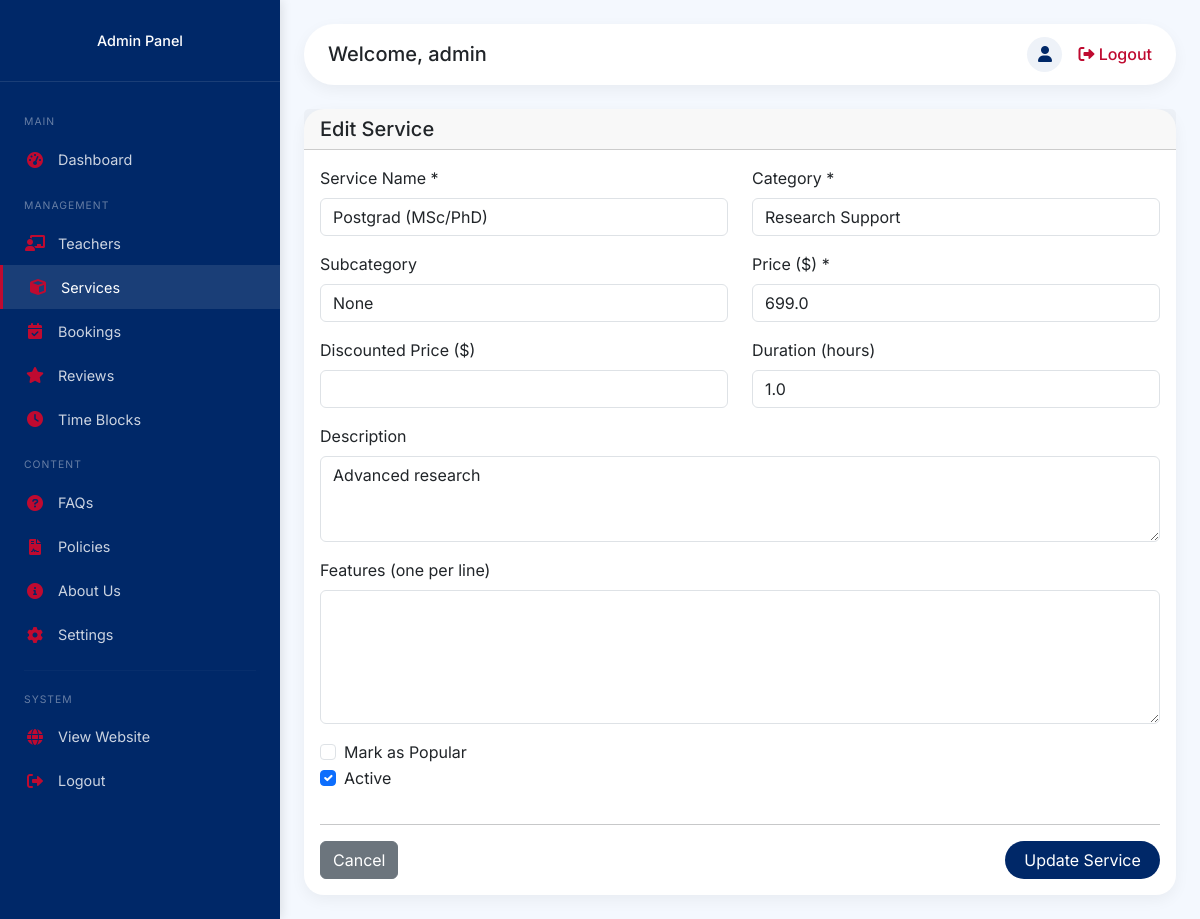
Screenshot of /admin/services/edit/2 (signed in) with the database file from the repository.
### backend/app.py (models this page shows)
class Service(db.Model):
    __tablename__ = 'services'
    id = db.Column(db.Integer, primary_key=True)
    name = db.Column(db.String(200), nullable=False)
    description = db.Column(db.Text)
    category = db.Column(db.String(50), nullable=False)  # data, research, training
    subcategory = db.Column(db.String(50))  # e.g., 'python', 'thesis', 'ai-ml'
    price = db.Column(db.Float, nullable=False)
    discounted_price = db.Column(db.Float, nullable=True)
    duration_hours = db.Column(db.Float, default=1.0)  # Session duration
    features = db.Column(db.Text)  # JSON string of features
    is_popular = db.Column(db.Boolean, default=False)
    is_active = db.Column(db.Boolean, default=True)
    image_url = db.Column(db.String(500))
    rating = db.Column(db.Float, default=0.0)  # Average rating
    reviews_count = db.Column(db.Integer, default=0)  # Number of reviews
    created_at = db.Column(db.DateTime, default=datetime.utcnow)
    service_bookings = db.relationship('Booking', back_populates='service_rel', lazy=True, foreign_keys='Booking.service_id')
    service_reviews = db.relationship('Review', back_populates='service_rel', lazy=True, foreign_keys='Review.service_id')

### backend/app.py (the view, shortened to what this page needs)
@app.route('/admin/services/edit/<int:service_id>', methods=['GET', 'POST'])
@admin_required
def admin_edit_service(service_id):
    service = Service.query.get_or_404(service_id)
    return render_template('admin/service_form.html', service=service)

### backend/app.py (called while the page is built)
def admin_required(f):
    @wraps(f)
    def decorated_function(*args, **kwargs):
        if not session.get('is_admin'):
            flash('Please login as admin to access this page.', 'danger')
            return redirect(url_for('admin_login'))
        return f(*args, **kwargs)
    return decorated_function

@app.context_processor
def inject_cart_count():
    cart_count = 0
    try:
        if 'user_id' in session:
            cart_count = CartItem.query.filter_by(user_id=session['user_id']).count()
        elif 'cart_id' in session:
            cart_count = CartItem.query.filter_by(session_id=session['cart_id']).count()
    except Exception as e:
        print(f"Error getting cart count: {e}")
        cart_count = 0
    return dict(cart_items_count=cart_count)

@app.context_processor
def inject_now():
    return {'now': datetime.now}

@app.context_processor
def inject_settings():
    settings_dict = {}
    try:
        settings = Setting.query.all()
        settings_dict = {s.key: s.value for s in settings}
        for key in ['nav_links', 'portfolio_links', 'footer_links']:
            if key in settings_dict and settings_dict[key]:
                try:
                    settings_dict[key] = json.loads(settings_dict[key])
                except:
                    settings_dict[key] = []
        settings_dict['stripe_publishable_key'] = app.config['STRIPE_PUBLIC_KEY']
    except Exception as e:
        print(f"Error loading settings: {e}")
        settings_dict = {'stripe_publishable_key': app.config['STRIPE_PUBLIC_KEY']}
    return dict(settings=settings_dict)

### frontend/templates/admin/service_form.html (shortened to what this page needs)
{% extends "admin/base_admin.html" %}
{% block content %}
<div class="card">
    <div class="card-header">
        <h5 class="mb-0">{% if service %}Edit{% else %}Add New{% endif %} Service</h5>
    </div>
    <div class="card-body">
        <form method="POST" {% if service %}action="{{ url_for('admin_edit_service', service_id=service.id) }}"{% else %}action="{{ url_for('admin_add_service') }}"{% endif %}>
            <div class="row">
                <div class="col-md-6 mb-3">
                    <label class="form-label">Service Name *</label>
                    <input type="text" class="form-control" name="name" value="{{ service.name if service else '' }}" required>
                </div>
                <div class="col-md-6 mb-3">
                    <label class="form-label">Category *</label>
                    <select class="form-control" name="category" required>
                        <option value="research" {% if service and service.category == 'research' %}selected{% endif %}>Research Support</option>
                    </select>
                </div>
                <div class="col-md-6 mb-3">
                    <label class="form-label">Subcategory</label>
                    <input type="text" class="form-control" name="subcategory" value="{{ service.subcategory if service else '' }}" placeholder="e.g., python, calculus, landing">
                </div>
                <div class="col-md-6 mb-3">
                    <label class="form-label">Price ($) *</label>
                    <input type="number" step="0.01" class="form-control" name="price" value="{{ service.price if service else '' }}" required>
                </div>
                <div class="col-md-6 mb-3">
                    <label class="form-label">Discounted Price ($)</label>
                    <input type="number" step="0.01" class="form-control" name="discounted_price" value="{{ service.discounted_price if service else '' }}">
                </div>
                <div class="col-md-6 mb-3">
                    <label class="form-label">Duration (hours)</label>
                    <input type="number" step="0.5" class="form-control" name="duration_hours" value="{{ service.duration_hours if service else '1' }}" required>
                </div>
                <div class="col-12 mb-3">
                    <label class="form-label">Description</label>
                    <textarea class="form-control" name="description" rows="3">{{ service.description if service else '' }}</textarea>
                </div>
                <div class="col-12 mb-3">
                    <label class="form-label">Features (one per line)</label>
                    <textarea class="form-control" name="features" rows="5"></textarea>
                </div>
                <div class="col-12 mb-3">
                    <div class="form-check">
                        <input class="form-check-input" type="checkbox" name="is_popular" id="isPopular" {% if service and service.is_popular %}checked{% endif %}>
                        <label class="form-check-label" for="isPopular">
                            Mark as Popular
                        </label>
                    </div>
                    <div class="form-check">
                        <input class="form-check-input" type="checkbox" name="is_active" id="isActive" {% if not service or service.is_active %}checked{% endif %}>
                        <label class="form-check-label" for="isActive">
                            Active
                        </label>
                    </div>
                </div>
            </div>
            <hr>
            <div class="d-flex justify-content-between">
                <a href="{{ url_for('admin_services') }}" class="btn btn-secondary">Cancel</a>
                <button type="submit" class="btn btn-primary">
                    {% if service %}Update{% else %}Create{% endif %} Service
                </button>
            </div>
        </form>
    </div>
</div>
{% endblock %}

### frontend/templates/admin/base_admin.html (style rules this page uses)
* { margin: 0; padding: 0; box-sizing: border-box; }
body { font-family: 'Inter', sans-serif; background: #f4f8fe; overflow-x: hidden; }
.card { border: none; border-radius: 20px; box-shadow: 0 5px 15px rgba(0,0,0,0.05); }
.btn-primary { background: #002868; border: none; border-radius: 50px; padding: 0.4rem 1.2rem; }

### rows the page displays
Service: name "Postgrad (MSc/PhD)", category "Research Support", subcategory "None", price "699.0", duration_hours "1.0", description "Advanced research", is_active "☑"

### other values shown
{{ session.get('admin_username', 'Admin') }} "admin"
